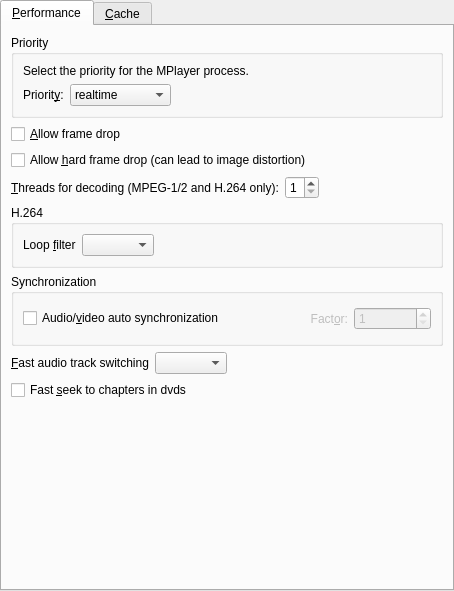
<ui version="4.0" >
 <class>PrefPerformance</class>
 <widget class="QWidget" name="PrefPerformance" >
  <property name="geometry" >
   <rect>
    <x>0</x>
    <y>0</y>
    <width>454</width>
    <height>591</height>
   </rect>
  </property>
  <layout class="QVBoxLayout" >
   <property name="spacing" >
    <number>6</number>
   </property>
   <property name="leftMargin" >
    <number>0</number>
   </property>
   <property name="topMargin" >
    <number>0</number>
   </property>
   <property name="rightMargin" >
    <number>0</number>
   </property>
   <property name="bottomMargin" >
    <number>0</number>
   </property>
   <item>
    <widget class="QTabWidget" name="tabWidget" >
     <property name="currentIndex" >
      <number>0</number>
     </property>
     <widget class="QWidget" name="tab" >
      <attribute name="title" >
       <string>&amp;Performance</string>
      </attribute>
      <layout class="QVBoxLayout" >
       <property name="spacing" >
        <number>6</number>
       </property>
       <property name="leftMargin" >
        <number>9</number>
       </property>
       <property name="topMargin" >
        <number>9</number>
       </property>
       <property name="rightMargin" >
        <number>9</number>
       </property>
       <property name="bottomMargin" >
        <number>9</number>
       </property>
       <item>
        <widget class="QGroupBox" name="priority_group" >
         <property name="title" >
          <string>Priority</string>
         </property>
         <layout class="QVBoxLayout" >
          <property name="spacing" >
           <number>6</number>
          </property>
          <property name="leftMargin" >
           <number>9</number>
          </property>
          <property name="topMargin" >
           <number>9</number>
          </property>
          <property name="rightMargin" >
           <number>9</number>
          </property>
          <property name="bottomMargin" >
           <number>9</number>
          </property>
          <item>
           <widget class="QLabel" name="priority_intro_label" >
            <property name="text" >
             <string>Select the priority for the MPlayer process.</string>
            </property>
            <property name="wordWrap" >
             <bool>false</bool>
            </property>
           </widget>
          </item>
          <item>
           <layout class="QHBoxLayout" >
            <property name="spacing" >
             <number>6</number>
            </property>
            <property name="leftMargin" >
             <number>0</number>
            </property>
            <property name="topMargin" >
             <number>0</number>
            </property>
            <property name="rightMargin" >
             <number>0</number>
            </property>
            <property name="bottomMargin" >
             <number>0</number>
            </property>
            <item>
             <widget class="QLabel" name="priority_label" >
              <property name="text" >
               <string>Priorit&amp;y:</string>
              </property>
              <property name="wordWrap" >
               <bool>false</bool>
              </property>
              <property name="buddy" >
               <cstring>priority_combo</cstring>
              </property>
             </widget>
            </item>
            <item>
             <widget class="QComboBox" name="priority_combo" >
              <item>
               <property name="text" >
                <string>realtime</string>
               </property>
              </item>
              <item>
               <property name="text" >
                <string>high</string>
               </property>
              </item>
              <item>
               <property name="text" >
                <string>abovenormal</string>
               </property>
              </item>
              <item>
               <property name="text" >
                <string>normal</string>
               </property>
              </item>
              <item>
               <property name="text" >
                <string>belownormal</string>
               </property>
              </item>
              <item>
               <property name="text" >
                <string>idle</string>
               </property>
              </item>
             </widget>
            </item>
            <item>
             <spacer>
              <property name="orientation" >
               <enum>Qt::Horizontal</enum>
              </property>
              <property name="sizeType" >
               <enum>QSizePolicy::Expanding</enum>
              </property>
              <property name="sizeHint" >
               <size>
                <width>201</width>
                <height>21</height>
               </size>
              </property>
             </spacer>
            </item>
           </layout>
          </item>
         </layout>
        </widget>
       </item>
       <item>
        <widget class="QCheckBox" name="framedrop_check" >
         <property name="text" >
          <string>&amp;Allow frame drop</string>
         </property>
        </widget>
       </item>
       <item>
        <widget class="QCheckBox" name="hardframedrop_check" >
         <property name="text" >
          <string>Allow &amp;hard frame drop (can lead to image distortion)</string>
         </property>
        </widget>
       </item>
       <item>
        <layout class="QHBoxLayout" >
         <property name="spacing" >
          <number>6</number>
         </property>
         <property name="leftMargin" >
          <number>0</number>
         </property>
         <property name="topMargin" >
          <number>0</number>
         </property>
         <property name="rightMargin" >
          <number>0</number>
         </property>
         <property name="bottomMargin" >
          <number>0</number>
         </property>
         <item>
          <widget class="QLabel" name="label_13" >
           <property name="text" >
            <string>&amp;Threads for decoding (MPEG-1/2 and H.264 only):</string>
           </property>
           <property name="buddy" >
            <cstring>threads_spin</cstring>
           </property>
          </widget>
         </item>
         <item>
          <widget class="QSpinBox" name="threads_spin" >
           <property name="minimum" >
            <number>1</number>
           </property>
           <property name="maximum" >
            <number>8</number>
           </property>
           <property name="value" >
            <number>1</number>
           </property>
          </widget>
         </item>
         <item>
          <spacer>
           <property name="orientation" >
            <enum>Qt::Horizontal</enum>
           </property>
           <property name="sizeHint" >
            <size>
             <width>40</width>
             <height>20</height>
            </size>
           </property>
          </spacer>
         </item>
        </layout>
       </item>
       <item>
        <widget class="QGroupBox" name="groupBox" >
         <property name="title" >
          <string>H.264</string>
         </property>
         <layout class="QHBoxLayout" >
          <property name="spacing" >
           <number>6</number>
          </property>
          <property name="leftMargin" >
           <number>9</number>
          </property>
          <property name="topMargin" >
           <number>9</number>
          </property>
          <property name="rightMargin" >
           <number>9</number>
          </property>
          <property name="bottomMargin" >
           <number>9</number>
          </property>
          <item>
           <widget class="QLabel" name="label_8" >
            <property name="text" >
             <string>Loop &amp;filter</string>
            </property>
            <property name="buddy" >
             <cstring>loopfilter_combo</cstring>
            </property>
           </widget>
          </item>
          <item>
           <widget class="QComboBox" name="loopfilter_combo" />
          </item>
          <item>
           <spacer>
            <property name="orientation" >
             <enum>Qt::Horizontal</enum>
            </property>
            <property name="sizeHint" >
             <size>
              <width>40</width>
              <height>20</height>
             </size>
            </property>
           </spacer>
          </item>
         </layout>
        </widget>
       </item>
       <item>
        <widget class="QGroupBox" name="groupBox_3" >
         <property name="title" >
          <string>Synchronization</string>
         </property>
         <layout class="QHBoxLayout" >
          <property name="spacing" >
           <number>6</number>
          </property>
          <property name="leftMargin" >
           <number>9</number>
          </property>
          <property name="topMargin" >
           <number>9</number>
          </property>
          <property name="rightMargin" >
           <number>9</number>
          </property>
          <property name="bottomMargin" >
           <number>9</number>
          </property>
          <item>
           <widget class="QCheckBox" name="autosync_check" >
            <property name="text" >
             <string>Audio/&amp;video auto synchronization</string>
            </property>
           </widget>
          </item>
          <item>
           <layout class="QHBoxLayout" >
            <property name="spacing" >
             <number>6</number>
            </property>
            <property name="leftMargin" >
             <number>0</number>
            </property>
            <property name="topMargin" >
             <number>0</number>
            </property>
            <property name="rightMargin" >
             <number>0</number>
            </property>
            <property name="bottomMargin" >
             <number>0</number>
            </property>
            <item>
             <spacer>
              <property name="orientation" >
               <enum>Qt::Horizontal</enum>
              </property>
              <property name="sizeType" >
               <enum>QSizePolicy::Preferred</enum>
              </property>
              <property name="sizeHint" >
               <size>
                <width>40</width>
                <height>31</height>
               </size>
              </property>
             </spacer>
            </item>
            <item>
             <widget class="QLabel" name="factor_label" >
              <property name="enabled" >
               <bool>false</bool>
              </property>
              <property name="text" >
               <string>Fact&amp;or:</string>
              </property>
              <property name="alignment" >
               <set>Qt::AlignRight|Qt::AlignTrailing|Qt::AlignVCenter</set>
              </property>
              <property name="wordWrap" >
               <bool>false</bool>
              </property>
              <property name="buddy" >
               <cstring>autosync_spin</cstring>
              </property>
             </widget>
            </item>
            <item>
             <widget class="QSpinBox" name="autosync_spin" >
              <property name="enabled" >
               <bool>false</bool>
              </property>
              <property name="minimum" >
               <number>1</number>
              </property>
              <property name="maximum" >
               <number>1000</number>
              </property>
             </widget>
            </item>
           </layout>
          </item>
         </layout>
        </widget>
       </item>
       <item>
        <layout class="QHBoxLayout" >
         <property name="spacing" >
          <number>6</number>
         </property>
         <property name="leftMargin" >
          <number>0</number>
         </property>
         <property name="topMargin" >
          <number>0</number>
         </property>
         <property name="rightMargin" >
          <number>0</number>
         </property>
         <property name="bottomMargin" >
          <number>0</number>
         </property>
         <item>
          <widget class="QLabel" name="label" >
           <property name="text" >
            <string>&amp;Fast audio track switching</string>
           </property>
           <property name="buddy" >
            <cstring>fast_audio_combo</cstring>
           </property>
          </widget>
         </item>
         <item>
          <widget class="TristateCombo" name="fast_audio_combo" />
         </item>
         <item>
          <spacer>
           <property name="orientation" >
            <enum>Qt::Horizontal</enum>
           </property>
           <property name="sizeHint" >
            <size>
             <width>40</width>
             <height>20</height>
            </size>
           </property>
          </spacer>
         </item>
        </layout>
       </item>
       <item>
        <widget class="QCheckBox" name="fast_chapter_check" >
         <property name="text" >
          <string>Fast &amp;seek to chapters in dvds</string>
         </property>
        </widget>
       </item>
       <item>
        <spacer>
         <property name="orientation" >
          <enum>Qt::Vertical</enum>
         </property>
         <property name="sizeHint" >
          <size>
           <width>20</width>
           <height>40</height>
          </size>
         </property>
        </spacer>
       </item>
      </layout>
     </widget>
     <widget class="QWidget" name="tab_2" >
      <attribute name="title" >
       <string>&amp;Cache</string>
      </attribute>
      <layout class="QGridLayout" >
       <property name="leftMargin" >
        <number>9</number>
       </property>
       <property name="topMargin" >
        <number>9</number>
       </property>
       <property name="rightMargin" >
        <number>9</number>
       </property>
       <property name="bottomMargin" >
        <number>9</number>
       </property>
       <property name="horizontalSpacing" >
        <number>6</number>
       </property>
       <property name="verticalSpacing" >
        <number>6</number>
       </property>
       <item row="5" column="2" >
        <widget class="QLabel" name="label_11" >
         <property name="text" >
          <string>KB</string>
         </property>
        </widget>
       </item>
       <item row="3" column="3" >
        <spacer>
         <property name="orientation" >
          <enum>Qt::Horizontal</enum>
         </property>
         <property name="sizeHint" >
          <size>
           <width>211</width>
           <height>27</height>
          </size>
         </property>
        </spacer>
       </item>
       <item row="3" column="2" >
        <widget class="QLabel" name="label_7" >
         <property name="text" >
          <string>KB</string>
         </property>
        </widget>
       </item>
       <item row="2" column="2" >
        <widget class="QLabel" name="label_5" >
         <property name="text" >
          <string>KB</string>
         </property>
        </widget>
       </item>
       <item row="3" column="1" >
        <widget class="QSpinBox" name="cache_dvds_spin" >
         <property name="maximum" >
          <number>100000</number>
         </property>
        </widget>
       </item>
       <item row="3" column="0" >
        <widget class="QLabel" name="label_6" >
         <property name="text" >
          <string>Cache for &amp;DVDs:</string>
         </property>
         <property name="buddy" >
          <cstring>cache_dvds_spin</cstring>
         </property>
        </widget>
       </item>
       <item row="0" column="0" colspan="4" >
        <widget class="QLabel" name="textLabel1_12" >
         <property name="text" >
          <string>Setting a cache may improve performance on slow media</string>
         </property>
         <property name="wordWrap" >
          <bool>false</bool>
         </property>
        </widget>
       </item>
       <item row="1" column="0" >
        <widget class="QLabel" name="label_2" >
         <property name="text" >
          <string>Cache for &amp;local files:</string>
         </property>
         <property name="buddy" >
          <cstring>cache_files_spin</cstring>
         </property>
        </widget>
       </item>
       <item row="2" column="0" >
        <widget class="QLabel" name="label_4" >
         <property name="text" >
          <string>Cache for &amp;streams:</string>
         </property>
         <property name="buddy" >
          <cstring>cache_streams_spin</cstring>
         </property>
        </widget>
       </item>
       <item row="2" column="3" >
        <spacer>
         <property name="orientation" >
          <enum>Qt::Horizontal</enum>
         </property>
         <property name="sizeHint" >
          <size>
           <width>211</width>
           <height>27</height>
          </size>
         </property>
        </spacer>
       </item>
       <item row="1" column="3" >
        <spacer>
         <property name="orientation" >
          <enum>Qt::Horizontal</enum>
         </property>
         <property name="sizeHint" >
          <size>
           <width>211</width>
           <height>20</height>
          </size>
         </property>
        </spacer>
       </item>
       <item row="1" column="2" >
        <widget class="QLabel" name="label_3" >
         <property name="text" >
          <string>KB</string>
         </property>
        </widget>
       </item>
       <item row="1" column="1" >
        <widget class="QSpinBox" name="cache_files_spin" >
         <property name="maximum" >
          <number>100000</number>
         </property>
        </widget>
       </item>
       <item row="2" column="1" >
        <widget class="QSpinBox" name="cache_streams_spin" >
         <property name="maximum" >
          <number>100000</number>
         </property>
        </widget>
       </item>
       <item row="6" column="2" >
        <spacer>
         <property name="orientation" >
          <enum>Qt::Vertical</enum>
         </property>
         <property name="sizeHint" >
          <size>
           <width>20</width>
           <height>351</height>
          </size>
         </property>
        </spacer>
       </item>
       <item row="4" column="0" >
        <widget class="QLabel" name="label_9" >
         <property name="text" >
          <string>Cache for &amp;audio CDs:</string>
         </property>
         <property name="buddy" >
          <cstring>cache_cds_spin</cstring>
         </property>
        </widget>
       </item>
       <item row="4" column="1" >
        <widget class="QSpinBox" name="cache_cds_spin" >
         <property name="maximum" >
          <number>100000</number>
         </property>
        </widget>
       </item>
       <item row="4" column="2" >
        <widget class="QLabel" name="label_10" >
         <property name="text" >
          <string>KB</string>
         </property>
        </widget>
       </item>
       <item row="4" column="3" >
        <spacer>
         <property name="orientation" >
          <enum>Qt::Horizontal</enum>
         </property>
         <property name="sizeHint" >
          <size>
           <width>221</width>
           <height>27</height>
          </size>
         </property>
        </spacer>
       </item>
       <item row="5" column="1" >
        <widget class="QSpinBox" name="cache_vcds_spin" >
         <property name="maximum" >
          <number>100000</number>
         </property>
        </widget>
       </item>
       <item row="5" column="0" >
        <widget class="QLabel" name="label_12" >
         <property name="text" >
          <string>Cache for &amp;VCDs:</string>
         </property>
         <property name="buddy" >
          <cstring>cache_vcds_spin</cstring>
         </property>
        </widget>
       </item>
       <item row="5" column="3" >
        <spacer>
         <property name="orientation" >
          <enum>Qt::Horizontal</enum>
         </property>
         <property name="sizeHint" >
          <size>
           <width>201</width>
           <height>27</height>
          </size>
         </property>
        </spacer>
       </item>
      </layout>
     </widget>
    </widget>
   </item>
  </layout>
 </widget>
 <customwidgets>
  <customwidget>
   <class>TristateCombo</class>
   <extends>QComboBox</extends>
   <header>tristatecombo.h</header>
  </customwidget>
 </customwidgets>
 <tabstops>
  <tabstop>tabWidget</tabstop>
  <tabstop>priority_combo</tabstop>
  <tabstop>framedrop_check</tabstop>
  <tabstop>hardframedrop_check</tabstop>
  <tabstop>threads_spin</tabstop>
  <tabstop>loopfilter_combo</tabstop>
  <tabstop>autosync_check</tabstop>
  <tabstop>autosync_spin</tabstop>
  <tabstop>fast_audio_combo</tabstop>
  <tabstop>fast_chapter_check</tabstop>
  <tabstop>cache_files_spin</tabstop>
  <tabstop>cache_streams_spin</tabstop>
  <tabstop>cache_dvds_spin</tabstop>
  <tabstop>cache_cds_spin</tabstop>
  <tabstop>cache_vcds_spin</tabstop>
 </tabstops>
 <resources/>
 <connections>
  <connection>
   <sender>autosync_check</sender>
   <signal>toggled(bool)</signal>
   <receiver>factor_label</receiver>
   <slot>setEnabled(bool)</slot>
   <hints>
    <hint type="sourcelabel" >
     <x>270</x>
     <y>381</y>
    </hint>
    <hint type="destinationlabel" >
     <x>90</x>
     <y>416</y>
    </hint>
   </hints>
  </connection>
  <connection>
   <sender>autosync_check</sender>
   <signal>toggled(bool)</signal>
   <receiver>autosync_spin</receiver>
   <slot>setEnabled(bool)</slot>
   <hints>
    <hint type="sourcelabel" >
     <x>270</x>
     <y>381</y>
    </hint>
    <hint type="destinationlabel" >
     <x>147</x>
     <y>416</y>
    </hint>
   </hints>
  </connection>
 </connections>
</ui>
